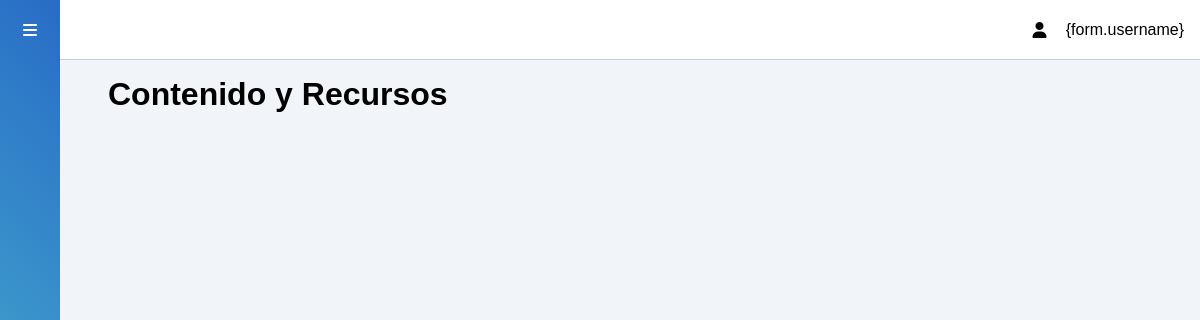
Before: /aula/ with the older database file.
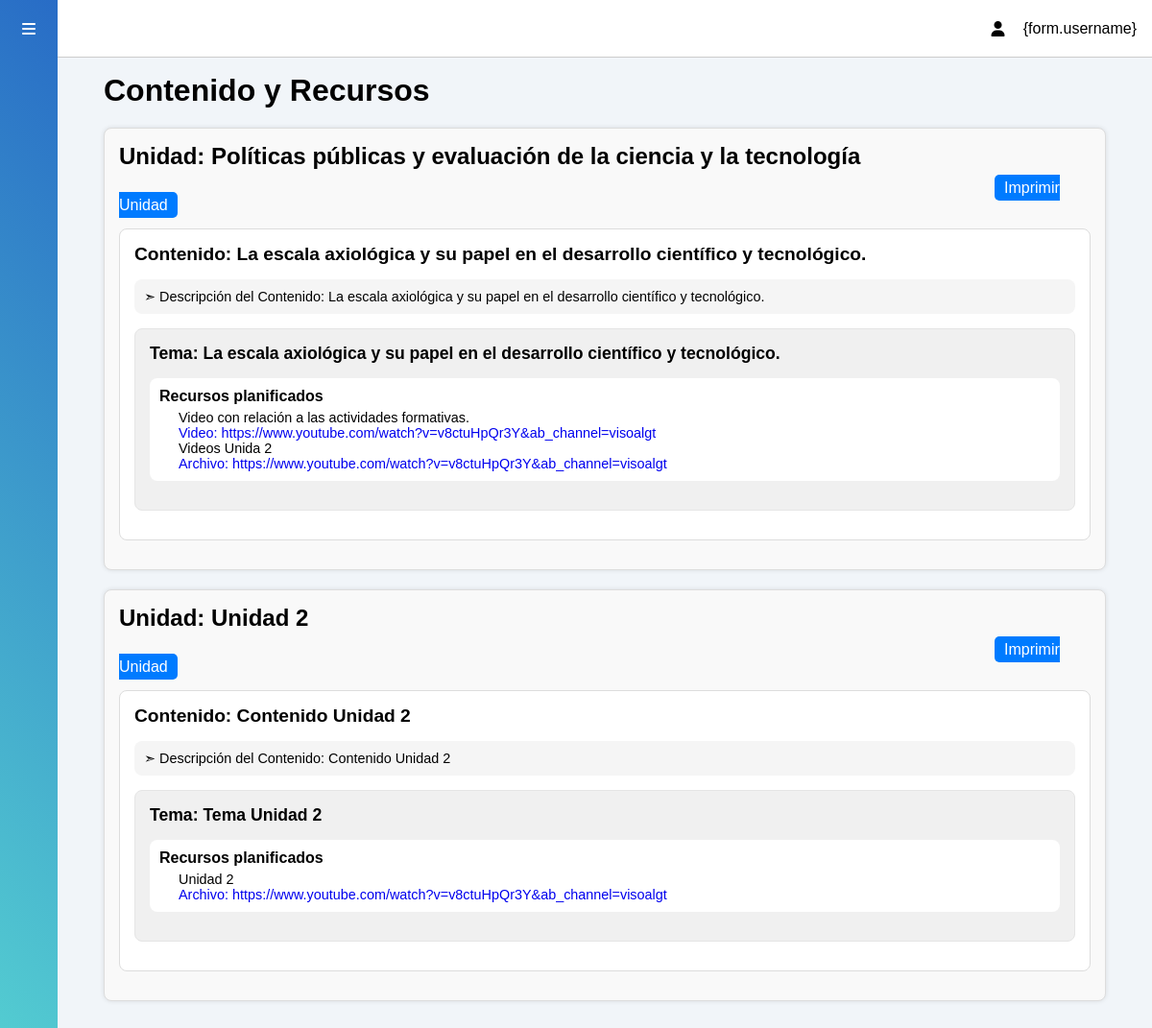
After: the same page with the newer database file.
### tasks/models.py (models this page shows, shortened)
class Unidad(models.Model):
    nombre = models.CharField(max_length=100)

class Contenido(models.Model):
    nombre = models.CharField(max_length=100)
    descripcion= models.TextField(blank=True)
    unidad = models.ForeignKey(Unidad, on_delete=models.CASCADE)

class Tema(models.Model):
    nombre = models.CharField(max_length=100)
    contenido = models.ForeignKey(Contenido, on_delete=models.CASCADE)

class Material(models.Model):
    TIPOS_MATERIAL = [
        ('Video', 'Video'),
        ('Archivo', 'Archivo'),
        ('Presentación', 'Presentación'),
    ]
    tipo = models.CharField(max_length=20, choices=TIPOS_MATERIAL)
    enlace = models.URLField()
    contenido_material = models.TextField()  # Aquí se almacena el contenido del material
    temas = models.ManyToManyField(Tema)  # Relación muchos a muchos con Tema

### tasks/views.py (the view)
# urls.py: path('aula/', views.visualizar_contenido, name='aula_documento'),
def visualizar_contenido(request):
    unidades = Unidad.objects.all()
    contenidos = Contenido.objects.select_related('unidad').all()
    temas = Tema.objects.select_related('contenido__unidad').all()
    materiales = Material.objects.prefetch_related('temas').all()
    context = {
        'unidades': unidades,
        'contenidos': contenidos,
        'temas': temas,
        'materiales': materiales,
    }
    return render(request, 'contenido_material.html',context)

### tasks/templates/contenido_material.html (shortened to what this page needs)
{% extends 'profile.html' %}
{% block content %}
<h1>Contenido y Recursos</h1>
{% for unidad in unidades %}
<div style="border: 1px solid #ddd; margin: 20px 0; padding: 15px; background-color: #f9f9f9; border-radius: 8px; box-shadow: 0 0 5px rgba(0, 0, 0, 0.1);">
  <h2 style="font-size: 1.5em; margin-bottom: 10px;">Unidad: {{ unidad.nombre }}</h2>
  <a href="{% url 'imprimir_unidad' unidad.id %}" target="_blank" style="text-decoration: none; background-color: #007bff; color: #fff; padding: 5px 10px; border-radius: 5px;margin-left: 57em;">Imprimir Unidad</a>
  {% for contenido in contenidos %}
    {% if contenido.unidad == unidad %}
    <div style="border: 1px solid #ddd; margin: 15px 0; padding: 15px; background-color: #fff; border-radius: 8px;">
      <h3 style="font-size: 1.2em; margin-bottom: 10px;">Contenido: {{ contenido.nombre }}</h3>
      <div style="margin: 15px 0; padding: 10px; background-color: #f5f5f5; border-radius: 8px;">
        <p style="font-size: 0.9em;">➣ Descripción del Contenido: {{ contenido.descripcion }}</p>
      </div>
      {% for tema in temas %}
        {% if tema.contenido.unidad == unidad and tema.contenido == contenido %}
        <div style="border: 1px solid #e5e5e5; margin: 15px 0; padding: 15px; background-color: #f0f0f0; border-radius: 8px;">
          <h4 style="font-size: 1.1em; margin-bottom: 10px;">Tema: {{ tema.nombre }}</h4>
          <div style="margin: 15px 0; padding: 10px; background-color: #ffffff; border-radius: 8px;">
            <h5 style="font-size: 1em; margin-bottom: 5px;">Recursos planificados</h5>
            <ul style="list-style-type: disc; margin-left: 20px; font-size: 0.9em;">
            {% for material in materiales %}
              {% for material_tema in material.temas.all %}
                {% if material_tema == tema %}
                    <p>{{ material.contenido_material }}</p>
                    <li><a href="{{ material.enlace }}" target="_blank">{{ material.tipo }}: {{ material.enlace }}</a></li>
                {% endif %}
              {% endfor %}
            {% endfor %}
            </ul>
          </div>
        </div>
        {% endif %}
      {% endfor %}
    </div>
    {% endif %}
  {% endfor %}
</div>
{% endfor %}
{% endblock %}

### tasks/templates/profile.html (shortened to what this page needs)
{% load static %}
<!DOCTYPE html>
<html lang="en">
<head>
    <link rel="stylesheet" href="{% static 'css/style-profile.css' %}">
    <link rel="stylesheet" href="{% static 'css/style-register.css' %}">
</head>
<body>
    <div class="sidebar">
        <div class="sidebar-header">
            <label for="sidebar-toggle" class="fa-solid fa-bars"></label>
        </div>
        <div class="sidebar-menu">
        </div>
    </div>
    <div class="main-content">
        <header>
            <div class="social-icons">
                <span class="fa-solid fa-user"></span>
                <span>{form.username}</span>
            </div>
        </header>
        <main>
            {% block content %}
            {% endblock %}
        </main>
    </div>
</body>
</html>

### static/css/style-profile.css (style rules this page uses)
:root { --main-color: #004aad; --main-colo2:#5DE0E6; --color-dark: #1D2231; --text-orange: #fcab4f; --text-black: #0d0f14; --text-white:#fff; }
* { font-family: 'Poppins', sans-serif; margin: 0; padding: 0; text-decoration: none; list-style-type: none; box-sizing: border-box; }
.sidebar { height: 100%; width: 240px; position: fixed; left: 0; top: 0; z-index: 100; background: linear-gradient(45deg,#53CCD1,#286CC6); color: #fff; overflow-y: auto; transition: width 500ms; }
.sidebar-header { display: flex; justify-content: space-between; align-items: center; height: 60px; padding: 0rem 1rem; }
.sidebar-menu { padding: 1rem; }
.main-content { position: relative; margin-left: 240px; transition: margin-left 500ms; }
header { position: fixed; left: 240px; top: 0; z-index: 100; width: calc(100% - 240px); background: #fff; height: 60px; padding: 0rem 1rem; display: flex; align-items: center; justify-content: space-between; border-bottom: 1px solid #ccc; transition: left 500ms; }
.social-icons { display: flex; align-items: center; }
.social-icons span, .social-icons div { margin-left: 1.2rem; }
main { margin-top: 60px; background: #f1f5f9; min-height: 90vh; padding: 1rem 3rem; }
@media only screen and (max-width: 1200px) { .sidebar { width: 60px; z-index: 150; } }
@media only screen and (max-width: 1200px) { .sidebar .sidebar-header, .sidebar li { display: flex; justify-content: center; } }
@media only screen and (max-width: 1200px) { .main-content { margin-left: 60px; } }
@media only screen and (max-width: 1200px) { .main-content header { left: 60px; width: calc(100% - 60px); } }

### static/css/style-register.css (style rules this page uses)
* { margin: 0; padding: 0; box-sizing: border-box; font-family: 'Fira Sans', sans-serif; }

Changed rows visible on the page:
added Unidad: nombre "Políticas públicas y evaluación de la ciencia y la tecnología"
added Contenido: nombre "La escala axiológica y su papel en el desarrollo científico y tecnológico.", descripcion "La escala axiológica y su papel en el desarrollo científico y tecnológico.", shown under "Políticas públicas y evaluación de la ciencia y la tecnología"
added Tema: nombre "La escala axiológica y su papel en el desarrollo científico y tecnológico."
added Material: contenido_material "Video con relación a las actividades formativas.", tipo "Video", enlace "https://www.youtube.com/watch?v=v8ctuHpQr3Y&ab_channel=visoalgt"
added Material: contenido_material "Videos Unida 2", tipo "Archivo", enlace "https://www.youtube.com/watch?v=v8ctuHpQr3Y&ab_channel=visoalgt"
added Unidad: nombre "Unidad 2"
added Contenido: nombre "Contenido Unidad 2", descripcion "Contenido Unidad 2", shown under "Unidad 2"
added Tema: nombre "Tema Unidad 2"
added Material: contenido_material "Unidad 2", tipo "Archivo", enlace "https://www.youtube.com/watch?v=v8ctuHpQr3Y&ab_channel=visoalgt"
